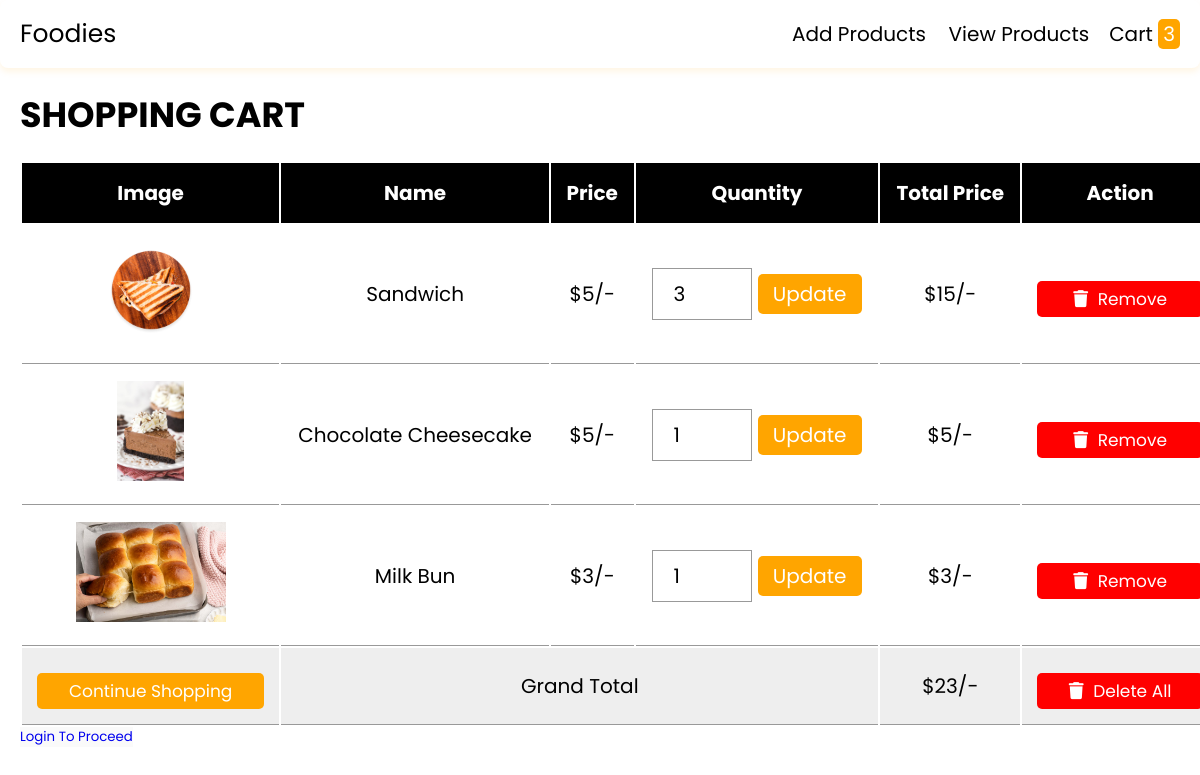
The app's page /cart.php with its own data.
### tables this page shows
CREATE TABLE `cart` (
  `id` int(11) NOT NULL,
  `image` varchar(255) DEFAULT NULL,
  `name` varchar(255) NOT NULL,
  `price` decimal(10,2) NOT NULL,
  `quantity` int(11) NOT NULL
);

### cart.php (the view, shortened to what this page needs)
<?php
include 'includes/databaseconnect.php';
?>
<!DOCTYPE html>
<html lang="en">
<head>
   <link rel="stylesheet" href="https://cdnjs.cloudflare.com/ajax/libs/font-awesome/6.0.0/css/all.min.css">
   <link rel="stylesheet" href="css/admin.css">
</head>
<body>
<?php include 'head.php'; ?>
<div class="container">
<section class="shopping-cart">
   <h1 class="heading">shopping cart</h1>
<table>
<thead>
   <th>image</th>
   <th>name</th>
   <th>price</th>
   <th>quantity</th>
   <th>total price</th>
   <th>action</th>
</thead>
<tbody>
 <?php
$select_cart = mysqli_query($conn, "SELECT * FROM `cart`");
$grand_total = 0;
if(mysqli_num_rows($select_cart) > 0){
   while($fetch_cart = mysqli_fetch_assoc($select_cart)){
      $price = floatval($fetch_cart['price']);
      $quantity = intval($fetch_cart['quantity']);
      $sub_total = $price * $quantity;
?>
<tr>
   <td><img src="uploaded_img/<?php echo $fetch_cart['image']; ?>" height="100" alt=""></td>
   <td><?php echo $fetch_cart['name']; ?></td>
   <td>$<?php echo number_format($price); ?>/-</td>
   <td>
        <form action="" method="post">
         <input type="number" name="update_quantity" min="1" value="<?php echo $quantity; ?>">
         <input type="submit" value="update" name="update_update_btn">
      </form>
   </td>
       <td>$<?php echo number_format($sub_total); ?>/-</td>
       <td><a href="cart.php?remove=<?php echo $fetch_cart['id']; ?>" onclick="return confirm('remove item from cart?')" class="delete-btn"> <i class="fas fa-trash"></i> remove</a></td>
   </tr>
   <?php
     $grand_total += $sub_total;
      };
   };
   ?>
   <tr class="table-bottom">
      <td><a href="menu.php" class="option-btn" style="margin-top: 0;">continue shopping</a></td>
      <td colspan="3">grand total</td>
      <td>$<?php echo $grand_total; ?>/-</td>
      <td><a href="cart.php?delete_all" onclick="return confirm('are you sure you want to delete all?');" class="delete-btn"> <i class="fas fa-trash"></i> delete all </a></td>
   </tr>
</tbody>
</table>
<?php
if (isset($_SESSION['user_id'])) {
    echo '<button id="proceedButton" onclick="window.location=\'checkout.php\'">Proceed</button>';
} else {
    echo '<button id="proceedButton" disabled><a href="main.php">Login to Proceed</a></button>';
}
?>
</body>
</html>

### css/admin.css (style rules this page uses)
* { font-family: 'Poppins', sans-serif; margin: 0; padding: 0; box-sizing: border-box; outline: none; border: none; text-decoration: none; text-transform: capitalize; }
html { font-size: 62.5%; overflow-x: hidden; }
.container { max-width: 1200px; margin:0 auto; }
section { padding:2rem; }
.option-btn, .delete-btn,.btn { display: block !important; text-align: center !important; background-color: orange !important; color:white !important; font-size: 1.7rem !important; padding:0.5rem 3rem !important; border-radius: .5rem; cursor: pointer !important; margin-top: 1rem !important; border:none !important; }
.option-btn i, .delete-btn i { padding-right: .5rem !important; }
.option-btn { background-color:orange !important; }
.delete-btn { margin-top: 0; background-color: red !important; }
.heading { text-align: center; font-size: 3.5rem; text-transform: uppercase; color:black; margin-bottom: 2rem; }
.shopping-cart table { text-align: center; width: 100%; }
.shopping-cart table thead th { padding:1.5rem; font-size: 2rem; color:white; background-color: black; }
.shopping-cart table tr td { border-bottom: 0.1rem solid #999; padding:1.5rem; font-size: 2rem; color:black; }
.shopping-cart table input[type="number"] { border:0.1rem solid #999; padding:1rem 2rem; font-size: 2rem; color:black; width: 10rem; }
.shopping-cart table input[type="submit"] { padding:.5rem 1.5rem; cursor: pointer; font-size: 2rem; background-color: orange; color:white; border-radius: 0.5rem; }
.shopping-cart table .table-bottom { background-color: #eee; }
@media (max-width:1200px) { .shopping-cart { overflow-x: scroll; } }
@media (max-width:1200px) { .shopping-cart table { width: 120rem; } }
@media (max-width:1200px) { .shopping-cart .heading { text-align: left; } }

### records on screen
cart: image (picture), name "Sandwich", price "5", update_quantity "3", sub_total "15"
cart: image (picture), name "Chocolate Cheesecake", price "5", update_quantity "1", sub_total "5"
cart: image (picture), name "Milk Bun", price "3", update_quantity "1", sub_total "3"

### other values on screen
$row_count "3"
$grand_total "23"
